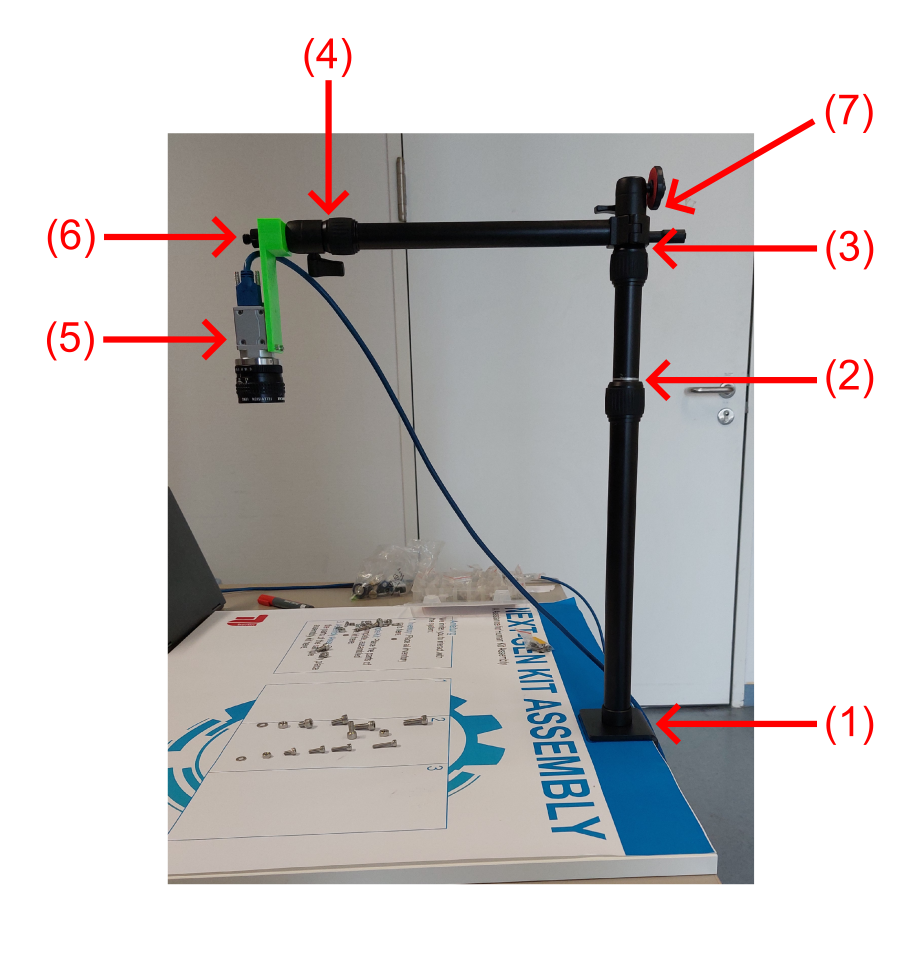
#> input picture images/anleitung.png, 1847 x 1920 px, found by its file name (shown at 1/2 size); its folder holds 4 pictures in this run
$ python mask_creation.py
#> lines starting #> are read from the running program, lines starting #| are printed output that depends on the picture
#%%
import os
from skimage import io, color
import matplotlib.pyplot as plt
from skimage import filters, morphology
import numpy as np
from skimage.measure import find_contours
from skimage.draw import polygon

# Path to the images folder
images_folder = 'images'

# List to store grayscale images
gray_images = []
rgb_images = []

# Read and convert images
for filename in os.listdir(images_folder):
    if filename.lower().endswith(('.png', '.jpg', '.jpeg', '.bmp', '.gif')):
        img_path = os.path.join(images_folder, filename)
        img = io.imread(img_path)
#> img is the input picture: shape (1920, 1847, 4); mean R, G, B, A 199.7, 197.8, 197.7, 255

        if img.ndim == 3:
            if img.shape[2] == 4:
                img = img[:, :, :3]  # Drop alpha channel
#> img: shape (1920, 1847, 3)
            gray_img = color.rgb2gray(img)
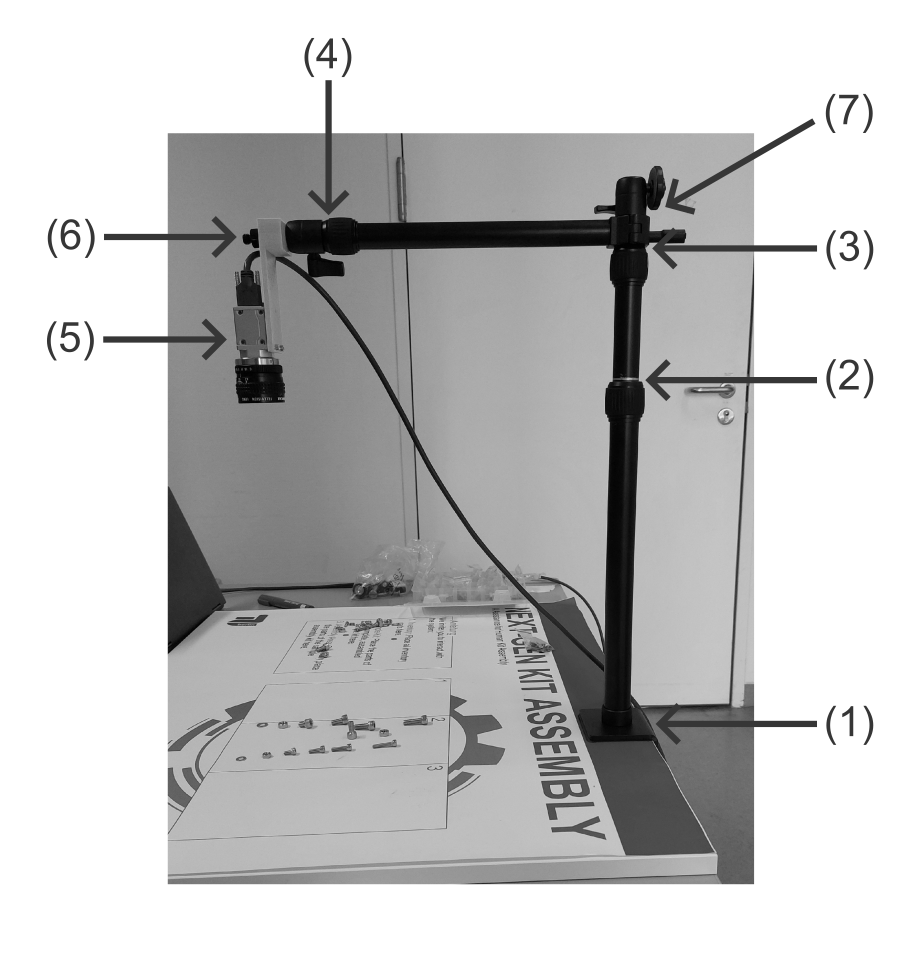
#> gray_img: shape (1920, 1847) float64 (shown at 1/2 size); min 0, max 1, mean 0.777
        else:
            gray_img = img  # Already grayscale

        gray_images.append(gray_img)
        rgb_images.append(img)
#> pass 2 of the loop `for filename in os.listdir(images_folder):`:
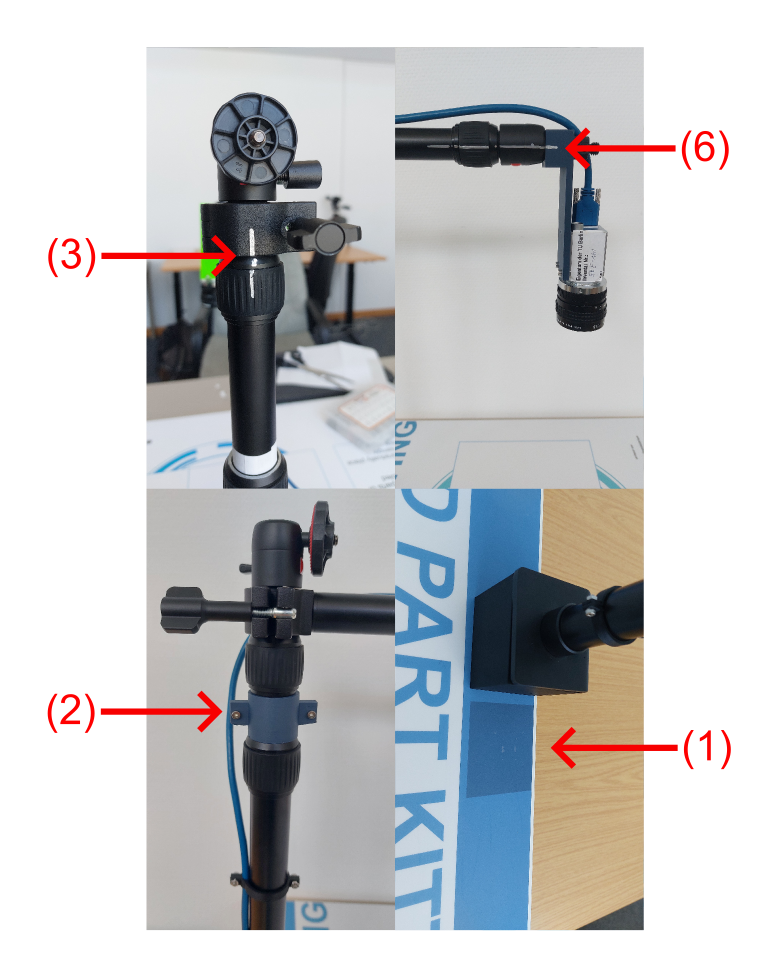
#> input picture images/aufbau_genauer.png, 1558 x 1958 px, found by its file name (shown at 1/2 size)
#> img is the input picture: shape (1958, 1558, 4); mean R, G, B, A 195.9, 196.9, 198.6, 255
#> img: shape (1958, 1558, 3)
#> `gray_img = color.rgb2gray(img)`:
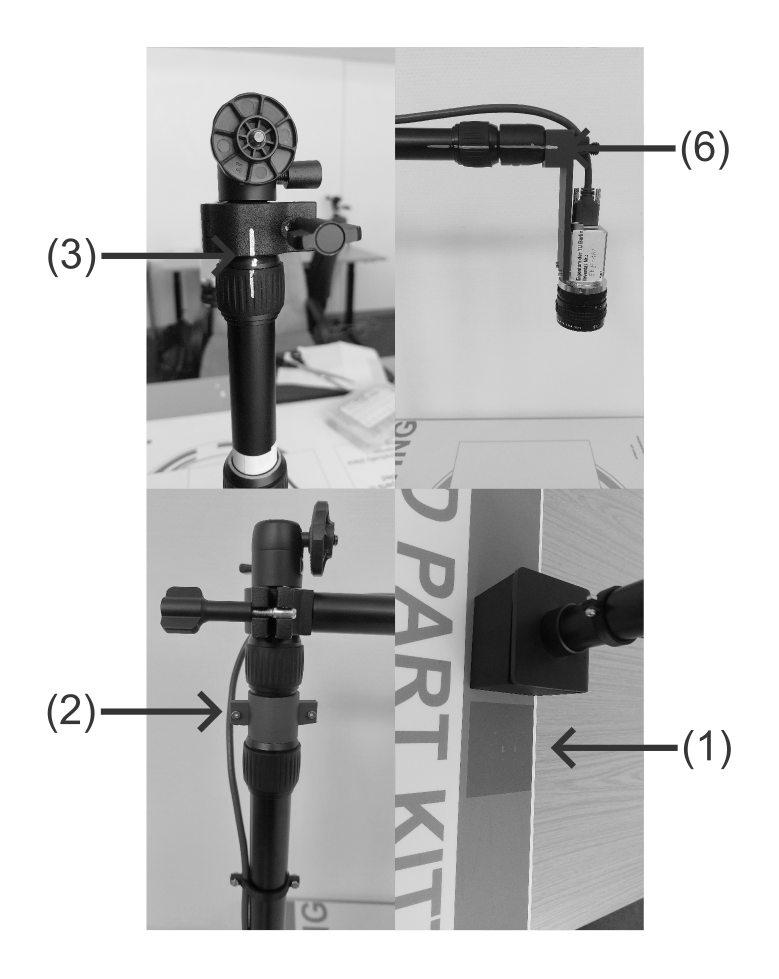
#> gray_img: shape (1958, 1558) float64 (shown at 1/2 size); min 0, max 1, mean 0.772
# [33 lines of commented-out code are left out]
#> (the run stopped early here; a loop or call above may not have finished)
